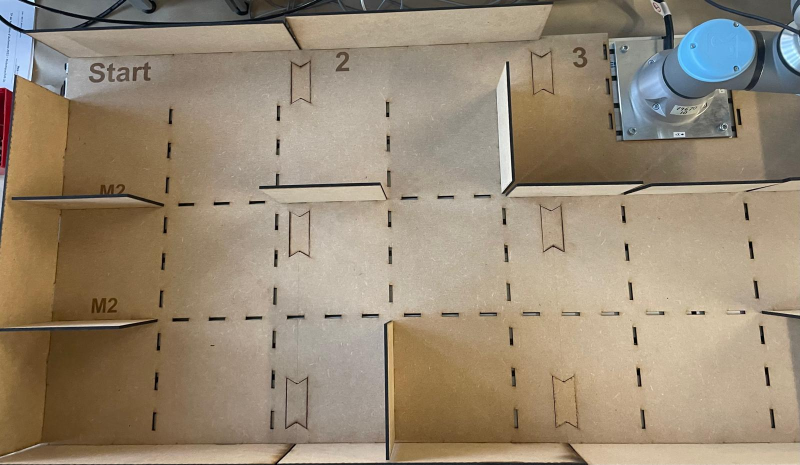
#> input picture img/noObstaclescut1.jpeg, 1600 x 930 px (shown at 1/2 size)
$ python findContours.py
#> lines starting #> are read from the running program, lines starting #| are printed output that depends on the picture; after the words box and inside, x2 and y2 are one past the last pixel; in counts of white or black regions, pixels touching at a corner belong together
import cv2
import numpy as np

image = cv2.imread('img/noObstaclescut1.jpeg')
#> image is the input picture: shape (930, 1600, 3); mean B, G, R 116.9, 137.4, 152.1
gray = cv2.cvtColor(image, cv2.COLOR_BGR2GRAY)
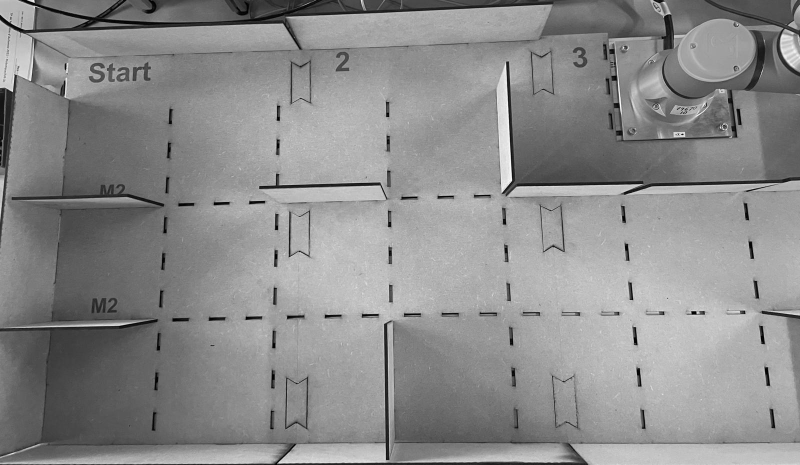
#> gray: shape (930, 1600) (shown at 1/2 size); min 0, max 255, mean 139.5
blurred = cv2.GaussianBlur(gray, (5, 5), 0)
edges = cv2.Canny(blurred, 70, 150)
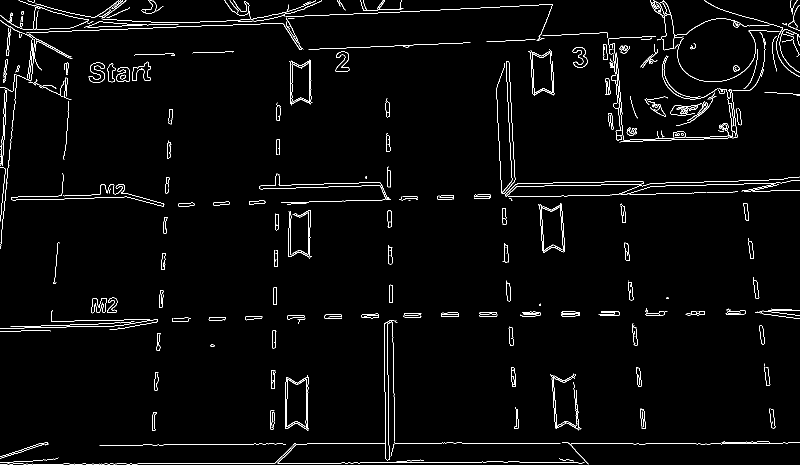
#> edges: shape (930, 1600) (shown at 1/2 size); 2.3% white in thin lines or dots

contours, _ = cv2.findContours(edges, cv2.RETR_EXTERNAL, cv2.CHAIN_APPROX_SIMPLE)
#> contours = 297 contours, 204 with area under 20; largest, box (x1, y1, x2, y2) and area: (570, 750, 618, 862) 4164, (0, 640, 795, 929) 1888, (518, 347, 782, 400) 1762, (1011, 362, 1287, 393) 1634, (993, 123, 1031, 388) 1594

# Or for lines
lines = cv2.HoughLinesP(edges, 1, np.pi / 180, threshold=100, minLineLength=50, maxLineGap=10)
#> lines = 90 rows, first 6: [789, 886, 892, 886], [508, 887, 565, 887], [275, 927, 575, 927], [614, 887, 678, 887], [331, 54, 546, 47], [391, 44, 493, 39]
kernel = np.ones((5, 5), np.uint8)
dilated = cv2.dilate(edges, kernel, iterations=1)
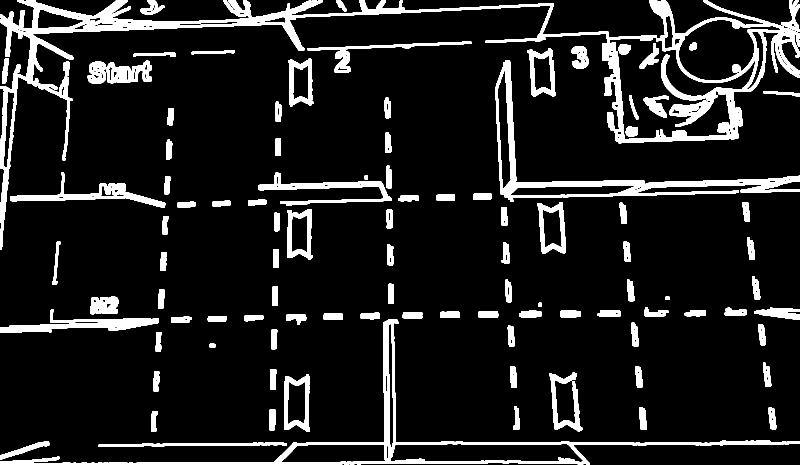
#> dilated: shape (930, 1600) (shown at 1/2 size); 11.1% white; 102 white regions

contours, _ = cv2.findContours(dilated, cv2.RETR_EXTERNAL, cv2.CHAIN_APPROX_SIMPLE)
#> contours = 101 contours; largest, box (x1, y1, x2, y2) and area: (0, 0, 1600, 499) 71742, (0, 638, 1600, 930) 35600, (991, 121, 1600, 404) 20327, (568, 748, 620, 864) 4927, (1074, 404, 1132, 508) 4504
print(f"Image shape: {image.shape}")
#| Image shape: (930, 1600, 3)
# Draw a line on the image

points = []
for c in contours:
    area   = cv2.contourArea(c)
    if area < 600 and area>250:  # Adjust the threshold as needed
        # Draw the contour on the original image
        cv2.drawContours(image, [c], -1, (0, 255, 0), 2)
        x, y, w, h = cv2.boundingRect(c)
        # print(f"Contour located at x: {x}, y: {y}, width: {w}, height: {h}")
        # cv2.circle(image, (x + w // 2, y + h // 2), 5, (0, 0, 255), -1)  # Draw a point at the center of the bounding box
        points.append((x + w // 2, y + h // 2))
#> this loop made 101 passes
#> (area, x, y, w, h) on passes 3, 4, 5, 6, 7, 10, 11, 12, 13, 14, 16, 17: (369.5, 302, 822, 14, 42), (468, 538, 819, 13, 42), (481, 1537, 815, 16, 44), (501, 1278, 815, 16, 45), (360, 1026, 812, 13, 48), (392.5, 306, 742, 13, 41), (429.5, 540, 738, 13, 41), (471, 1270, 732, 16, 44), (473, 1020, 732, 14, 44), (493, 1526, 725, 17, 49), (347, 311, 664, 13, 39), (421, 542, 658, 13, 41)
#> area on passes 1, 2, 8, 9, 15, 21: 1609, 856, 4927, 2386, 79.5, 35599.5
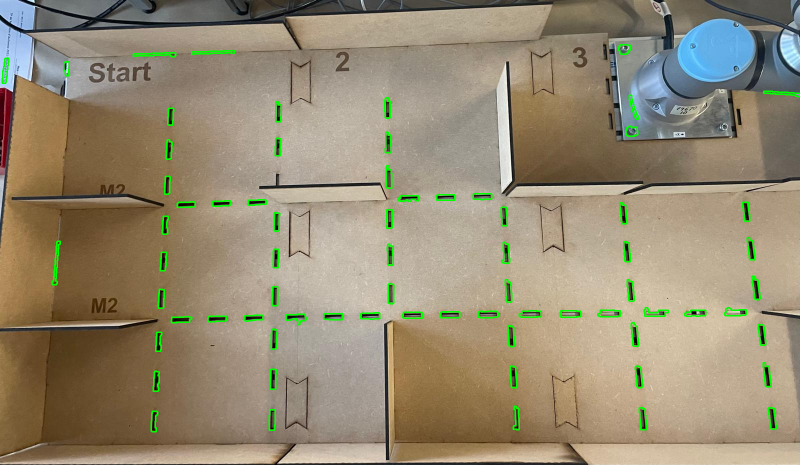
#> image: shape (930, 1600, 3) (shown at 1/2 size); 1.54% of pixels changed, all inside (x1, y1, x2, y2) = (3, 88, 1600, 865)
#> after the loop, points = 71 pairs, first value 11 to 1563, second value 99 to 843


def filter_points(points, end,start):

    selected_points = []


    for p in points:
        if p[0] >= end*(image.shape[1]//6) and p[0] <= start*(image.shape[1] // 6):

                selected_points.append(p)
    new_points = []
    for s in selected_points:
        if s[1] < 850 and s[1] > 200:
            new_points.append(s)
    selected_points = new_points

    mean_x = np.median([pt[0] for pt in selected_points])
    print(f"Median X: {mean_x}")

    selected_points = sorted(selected_points, key=lambda pt: abs(pt[0] - mean_x))
    print(f"Selected points: {selected_points}")

    filtered_points = []
    for pt in selected_points:
        if not any(abs(pt[1] - fp[1]) < 50 for fp in filtered_points):
            filtered_points.append(pt)
    selected_points = filtered_points[:9]
    print(f"Filtered points: {selected_points}")
        # Remove points that are too distant from the mean X value
    for p in selected_points:
        threshold_distance = 100  # Adjust this threshold as needed


        new_selected_points = [pt for pt in selected_points if abs(pt[0] - mean_x) <= threshold_distance]
        selected_points = new_selected_points
        selected_points = sorted(selected_points, key=lambda pt: pt[1])
    for s in selected_points:
        cv2.circle(image, s, 5, (255, 0, 0), -1)  # Draw a point at the center of the bounding box
        print(
            f"Selected point located at x: {s[0]}, y: {s[1]}")
    return selected_points

def filter_pointsteest(points, end,start):

    selected_points = []


    for p in points:
        if p[1] >= end*(image.shape[0]//2) and p[1] <= start*(image.shape[0] // 2):

                selected_points.append(p)
    new_points = []
    for s in selected_points:
        if s[1] < 900 and s[1] > 350:
            new_points.append(s)
    selected_points = new_points

    mean_x = np.mean([pt[1] for pt in selected_points])
    print(f"Median X: {mean_x}")

    selected_points = sorted(selected_points, key=lambda pt: abs(pt[0] - mean_x))
    print(f"Selected points: {selected_points}")

    # [8 lines of commented-out code are left out]


    for p in selected_points:
        threshold_distance = 30 # Adjust this threshold as needed


        new_selected_points = [pt for pt in selected_points if abs(pt[1] - mean_x) <= threshold_distance]
        selected_points = new_selected_points
        selected_points = sorted(selected_points, key=lambda pt: pt[1])
    for s in selected_points:
        cv2.circle(image, s, 5, (255, 0, 0), -1)  # Draw a point at the center of the bounding box
        print(
            f"Selected point located at x: {s[0]}, y: {s[1]}")

    return selected_points

def find_walls(selected_points):
    isFree = [True,True,True]
    for point_col in range(len(selected_points)):
        for point in range (1,len(selected_points[point_col])):
            if selected_points[point_col][point][1] - selected_points[point_col][point-1][1] > 100:
                cv2.line(image, selected_points[point_col][point-1], selected_points[point_col][point], (0, 0, 255), 2)

                isFree.append(False)

            if 837 - selected_points[point_col][len(selected_points[point_col])-1][1] > 200:
                center = selected_points[point_col][len(selected_points[point_col])-1]
                cv2.circle(image, center, 6, (0, 0, 255), -1)
                isFree = [False,False,False]
            print(point_col,selected_points[point_col][0][1])
            if selected_points[point_col][0][1]- 200  > 150:
                center = selected_points[point_col][0]
                cv2.circle(image, center, 6, (0, 0, 255), -1)
                isFree = [False,False,False]

            if point % 3 == 0 and not any(isFree):
               cv2.line(image, selected_points[point_col][point-1], selected_points[point_col][point], (0, 0, 255), 2)
               print(f"Wall detected between points{point_col}: {selected_points[point_col][point-1]} and {selected_points[point_col][point]}")
               isFree=[True,True,True]


points_filtered = []
for i in range(1,3):
    points_filtered.append(filter_pointsteest(points, i-1,i))

    cv2.imshow("Detected Walls", image)
    cv2.waitKey(0)
#> this loop made 2 passes
#> pass 2, `cv2.imshow("Detected Walls", image)`:
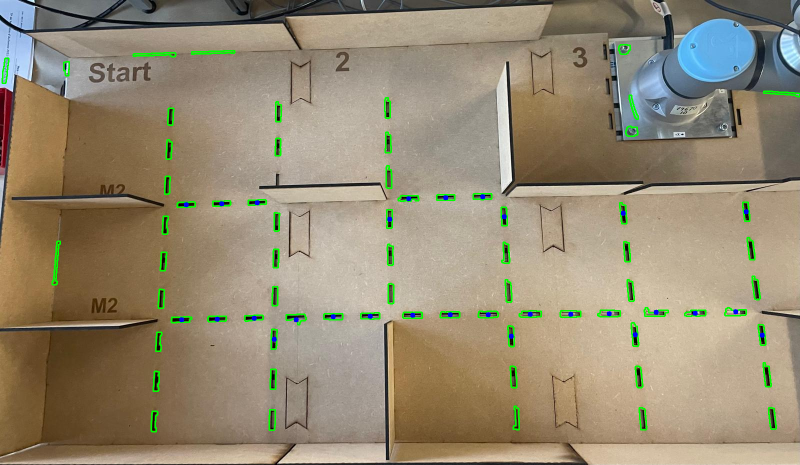
#> window 'Detected Walls': shape (930, 1600, 3) (shown at 1/2 size); mean B, G, R 115.2, 138.9, 149.5
#> after the loop, points_filtered = 2 items
print(points_filtered)
#> (printed output is left out)
find_walls(points_filtered)
#> the loop in find_walls, `for point_col in range(len(selected_points)):` made 2 passes
#> (printed output is left out)
#> after the loop in find_walls, `for point_col in range(len(selected_points)):`:
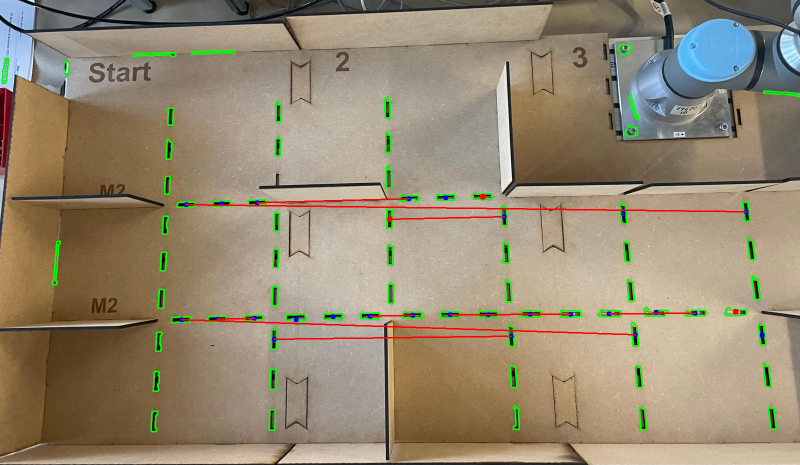
#> image: shape (930, 1600, 3) (shown at 1/2 size); 0.86% of pixels changed, all inside (x1, y1, x2, y2) = (358, 387, 1530, 684)
cv2.imshow("Detected Walls", image)
cv2.waitKey(0)

$ run again, with img/maze1.jpeg copied over img/noObstaclescut1.jpeg
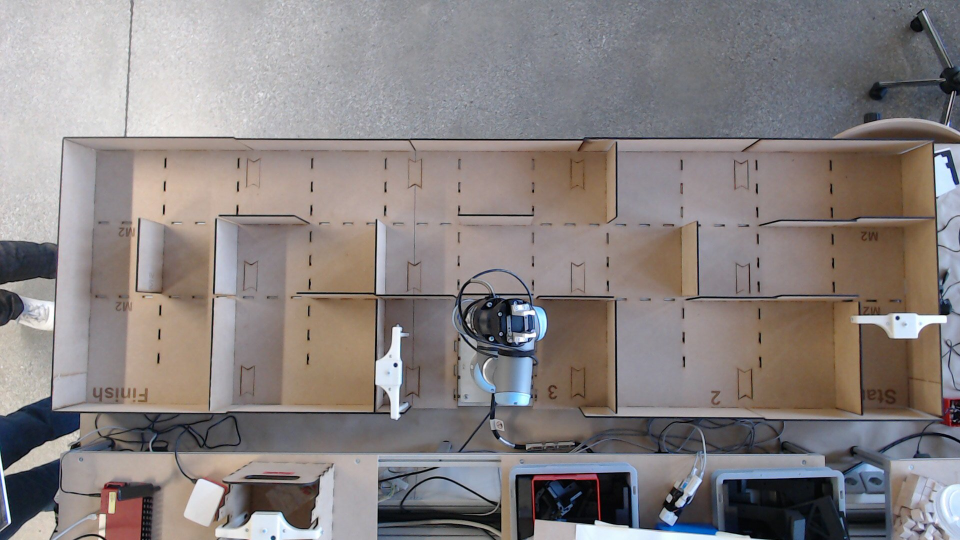
#> input picture img/maze1.jpeg, 1920 x 1080 px (shown at 1/2 size)
#> image is the input picture: shape (1080, 1920, 3); mean B, G, R 129.5, 130, 136.6
#> `edges = cv2.Canny(blurred, 70, 150)`:
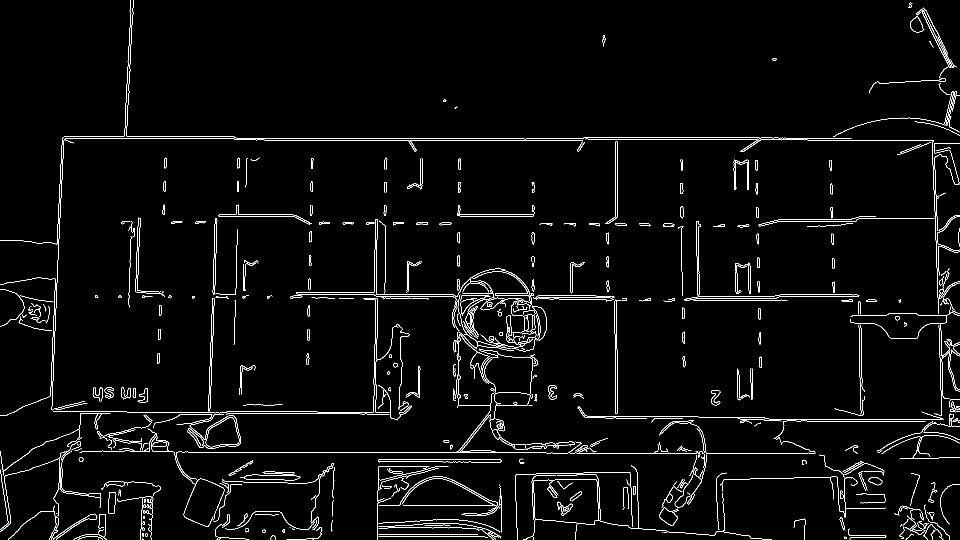
#> edges: shape (1080, 1920) (shown at 1/2 size); 2.7% white in thin lines or dots
#> `contours, _ = cv2.findContours(edges, cv2.RETR_EXTERNAL, cv2.CHAIN_APP..`: contours = 537 contours, 392 with area under 20; largest, box (x1, y1, x2, y2) and area: (411, 834, 479, 895) 2706, (756, 918, 1003, 925) 1262, (1229, 599, 1242, 828) 847, (921, 590, 981, 632) 843, (1318, 1015, 1356, 1052) 784
#> lines = 155 rows, first 6: [536, 905, 1104, 905], [819, 280, 953, 280], [159, 276, 605, 276], [1203, 907, 1614, 907], [856, 277, 1175, 277], [1563, 592, 1672, 592]
#> dilated: shape (1080, 1920); 12.6% white; 136 white regions
#> `contours, _ = cv2.findContours(dilated, cv2.RETR_EXTERNAL, cv2.CHAIN_A..`: contours = 27 contours; largest, box (x1, y1, x2, y2) and area: (0, 0, 1920, 1080) 1163788, (1028, 907, 1773, 1080) 31106, (752, 931, 1006, 1080) 29886, (1786, 944, 1901, 1080) 4614, (754, 916, 1005, 927) 2330
#| Image shape: (1080, 1920, 3)
#> the loop `for c in contours:` made 27 passes
#> (area, x, y, w, h) on passes 7, 8, 9, 10, 14, 19: (349.5, 1585, 1035, 28, 45), (580.5, 1878, 966, 42, 85), (394, 1855, 963, 22, 45), (487, 1734, 952, 33, 21), (512, 455, 918, 53, 36), (292.5, 1688, 889, 31, 20)
#> after the loop `for c in contours:`:
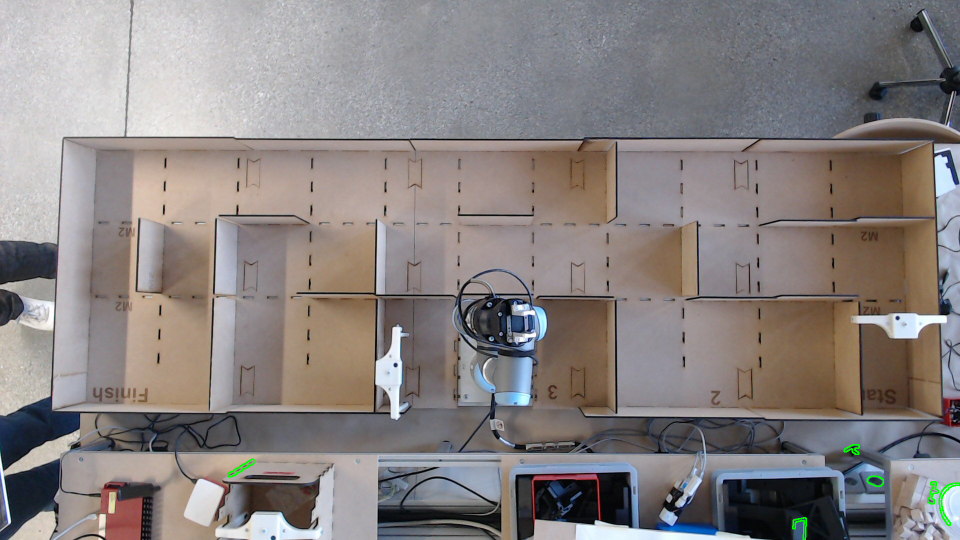
#> image: shape (1080, 1920, 3) (shown at 1/2 size); 0.14% of pixels changed, all inside (x1, y1, x2, y2) = (454, 888, 1920, 1080)
#> after the loop `for c in contours:`: points = [(1599, 1057), (1899, 1008), (1866, 985), (1750, 962), (481, 936), (1703, 899)]
#> after the loop `for i in range(1,3):`: points_filtered = [[], [(1703, 899)]]
#| [[], [(1703, 899)]]
#> the loop in find_walls, `for point_col in range(len(selected_points)):` made 2 passes

$ run again, with img/maze3.jpeg copied over img/noObstaclescut1.jpeg
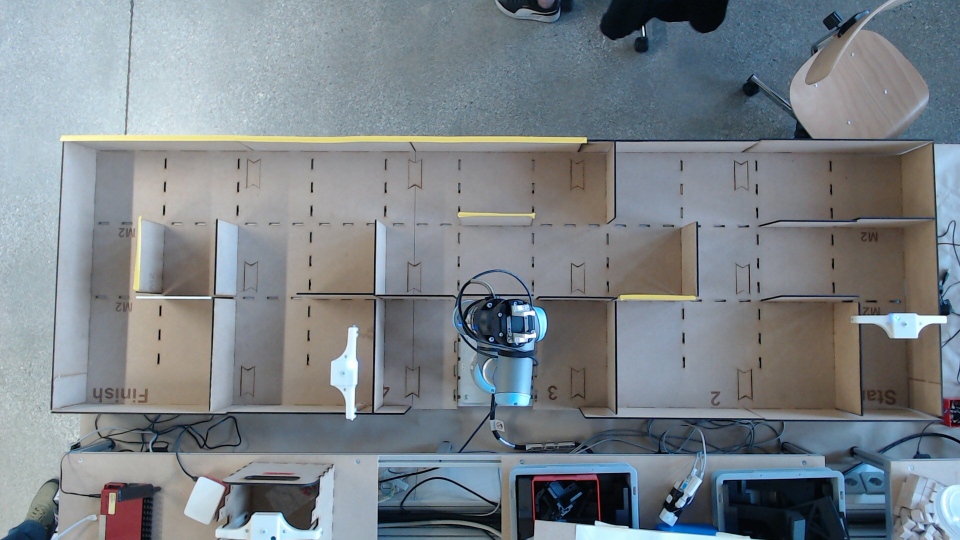
#> input picture img/maze3.jpeg, 1920 x 1080 px (shown at 1/2 size)
#> image is the input picture: shape (1080, 1920, 3); mean B, G, R 136.6, 131.1, 123.6
#> `edges = cv2.Canny(blurred, 70, 150)`:
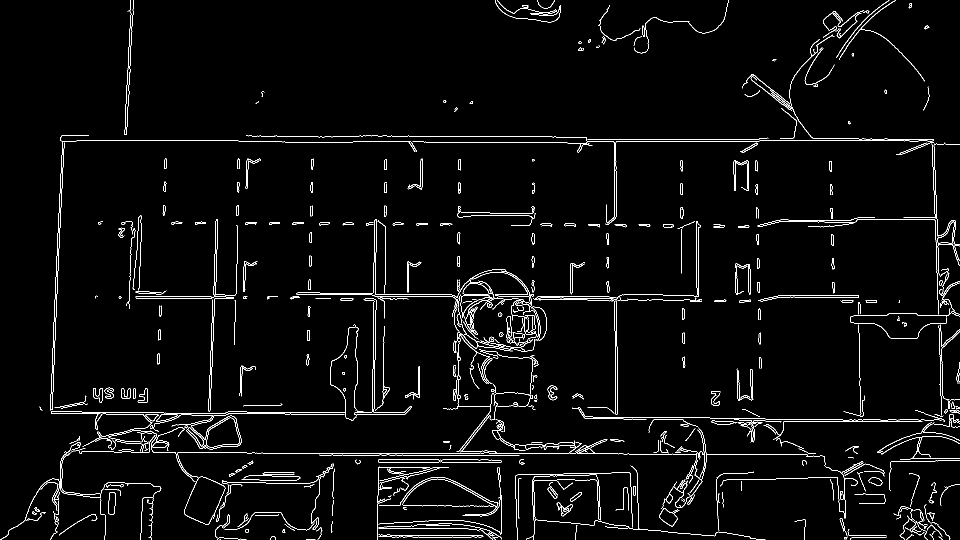
#> edges: shape (1080, 1920) (shown at 1/2 size); 2.8% white in thin lines or dots
#> `contours, _ = cv2.findContours(edges, cv2.RETR_EXTERNAL, cv2.CHAIN_APP..`: contours = 550 contours, 369 with area under 20; largest, box (x1, y1, x2, y2) and area: (592, 438, 1068, 648) 4899, (412, 835, 480, 895) 2708, (1229, 601, 1235, 829) 846, (1516, 590, 1718, 603) 732, (271, 592, 467, 824) 692
#> lines = 155 rows, first 6: [494, 906, 1099, 906], [153, 281, 476, 281], [594, 589, 903, 589], [639, 910, 1038, 910], [272, 592, 373, 592], [282, 597, 466, 597]
#> dilated: shape (1080, 1920); 13.2% white; 149 white regions
#> `contours, _ = cv2.findContours(dilated, cv2.RETR_EXTERNAL, cv2.CHAIN_A..`: contours = 41 contours; largest, box (x1, y1, x2, y2) and area: (0, 0, 1920, 1080) 1152232, (752, 931, 1006, 1080) 30172, (1028, 929, 1533, 1080) 26231, (1785, 944, 1903, 1080) 4682, (1194, 0, 1460, 109) 3548
#| Image shape: (1080, 1920, 3)
#> the loop `for c in contours:` made 41 passes
#> (area, x, y, w, h) on passes 5, 6, 7, 8, 13, 18, 20, 28: (282.5, 1587, 1036, 26, 44), (377.5, 1878, 967, 42, 47), (415, 1855, 963, 21, 46), (479.5, 1735, 953, 32, 21), (479.5, 456, 919, 53, 36), (286.5, 1689, 890, 31, 20), (253, 1911, 722, 9, 48), (276, 1844, 171, 17, 52)
#> after the loop `for c in contours:`:
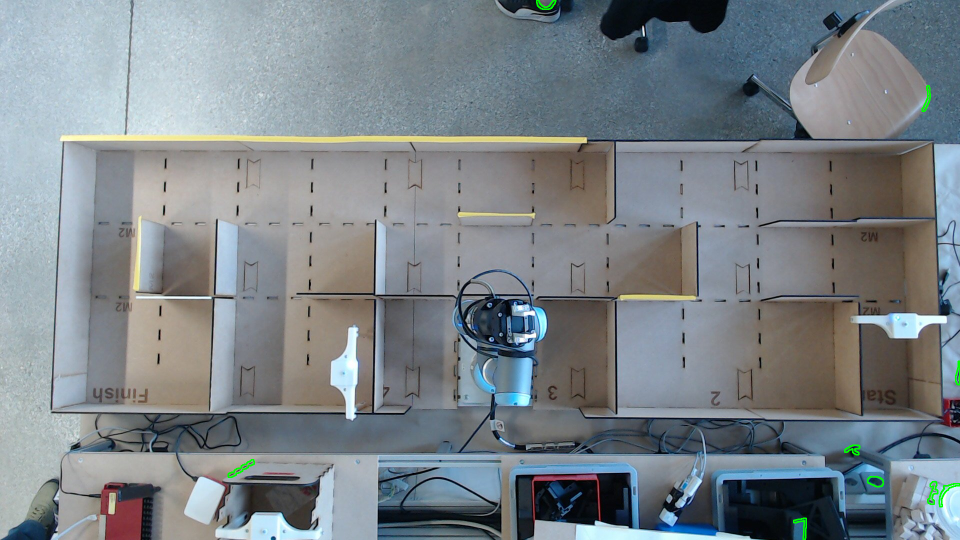
#> image: shape (1080, 1920, 3) (shown at 1/2 size); 0.17% of pixels changed, all inside (x1, y1, x2, y2) = (455, 0, 1920, 1080)
#> after the loop `for c in contours:`: points = [(1600, 1058), (1899, 990), (1865, 986), (1751, 963), (482, 937), (1704, 900), (1915, 746), (1852, 197), (1092, 9)]
#> after the loop `for i in range(1,3):`: points_filtered = [[], [(1915, 746)]]
#| [[], [(1915, 746)]]
#> the loop in find_walls, `for point_col in range(len(selected_points)):` made 2 passes
